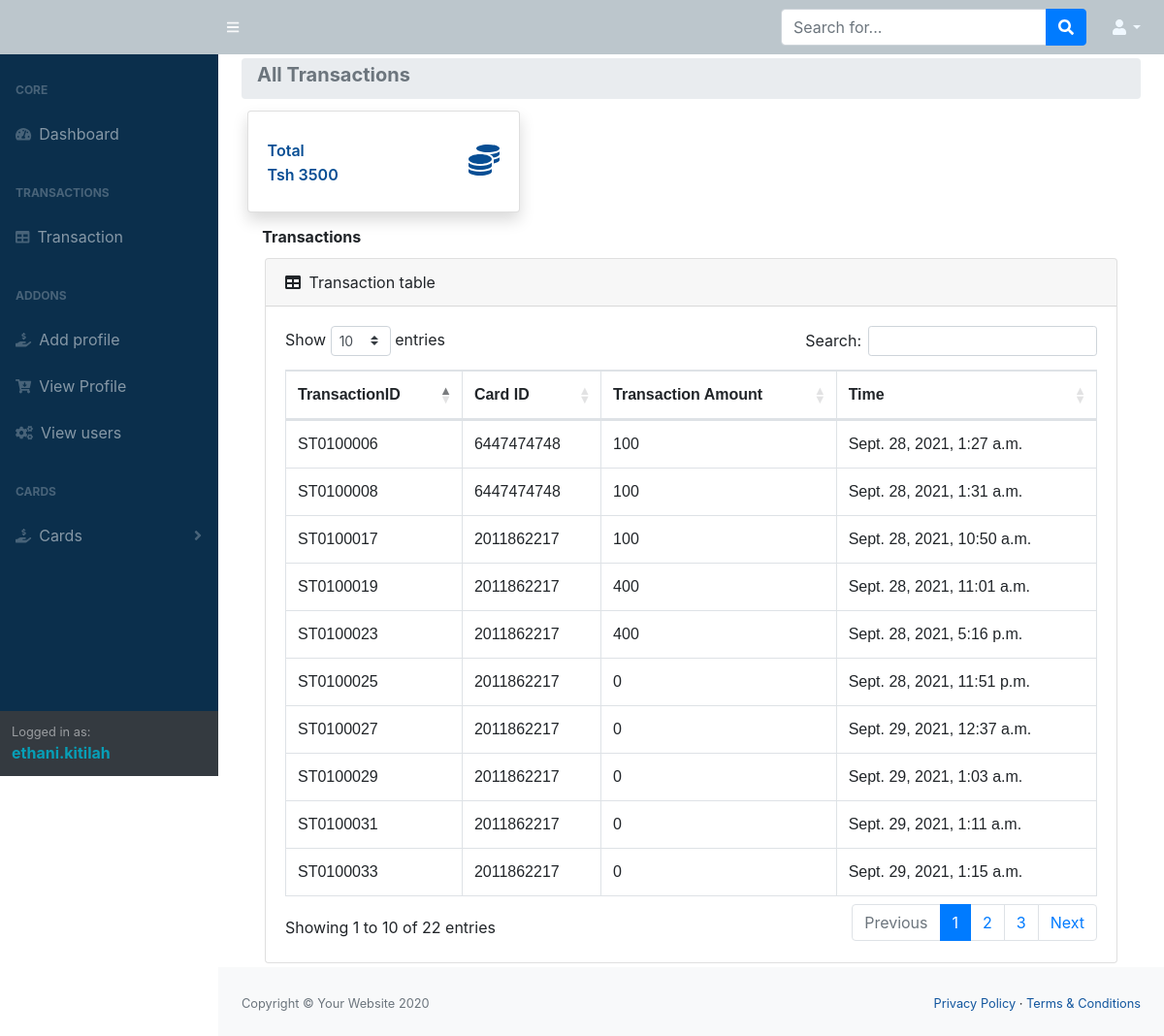
Page /station_transaction/out (signed in) on the committed database.
### IntergrationPoint/models.py (models this page shows, shortened)
class transactionDetail(models.Model):
    transaction = models.CharField(primary_key=True, max_length=10)
    UserID =models.CharField(max_length=50)
    balance = models.IntegerField()
    transactionAmount = models.IntegerField()
    station = models.ForeignKey(stationDetail, on_delete = models.RESTRICT)
    InOut = models.CharField(max_length=10)
    route_in = models.IntegerField(null=True, blank=True,)
    route_out = models.IntegerField(null=True, blank=True,)
    station_in = models.IntegerField(null=True, blank=True,)
    station_out = models.IntegerField(null=True, blank=True,)
    time = models.DateTimeField(auto_now_add=True)

### IntergrationPoint/views.py (the view)
# urls.py: path('station_transaction/<id>',views.stationTransaction, name="station_transaction"),
@login_required
def stationTransaction(request, id):
    try:
        if request.method == 'GET':
            Intrans, Outrans, totaltransactions = 0,0,0
            transaction_list = transactionDetail.objects.filter(InOut=id).order_by('-transaction')
            Intransactions = transactionDetail.objects.all().filter(InOut=id).values_list('transactionAmount', flat=True)
            for transaction in Intransactions:
                Intrans = Intrans + transaction
            stationid = stationDetail.objects.all().latest("station")
            statioName = stationDetail.objects.filter(station=stationid).values("stationName")
            statioName = statioName[0]["stationName"]
            transactions = {
                "transaction": transaction_list,
                "station":statioName,
                "intrans":Intrans
            }
            return render(request, 'htmlfiles/stationtransaction.html', transactions)
        else:
            pass
    except:
        return redirect('dashboard')

### IntergrationPoint/models.py (called while the page is built)
    def __str__(self):
        return self.station

### templates/htmlfiles/stationtransaction.html (shortened to what this page needs)
{% extends "./index.html" %}
{%load static%}
 {% block content %}
      <div class="container-fluid">
            <ol class="breadcrumb mb-1">
                <li class="breadcrumb-item active">
                <h5><b>All Transactions</b></h5>
                </li>
            </ol>
            <div class="row">
               <div class="col-xl-4 col-md-6 mb-2" > <a class="nav-link" href="">
                   <div class="card border-left-primary shadow h-100 py-2">
                       <div class="card-body" style="color: #084e94;">
                           <div class="row no-gutters align-items-center">
                               <div class="col mr-2">
                               <div class="text-xs font-weight-bold text-gray-800 mb-1">Total</div>
                               <div class="h6 mb-0 font-weight-bold text-gray-800">
                               Tsh {{intrans}}
                               </div>
                               </div>
                               <div class="col-auto">
                               <i class="fas fa-coins fa-2x text-gray-200"></i>
                               </div>
                           </div>
                       </div>
                   </div></a>
               </div>
           </div>
            <h6>&nbsp;&nbsp;&nbsp;&nbsp; <b> Transactions </b></h6>
                <div class="container-fluid">
                     <div class="card mb-1">
                        <div class="card-header">
                           <i class="fas fa-table mr-1"></i>
                           Transaction table
                        </div>
                        <div class="card-body">
                           <div class="table-responsive">
                              <table class="table table-bordered" id="dataTable" width="100%" cellspacing="0">
                                 <thead>
                                    <tr>
                                       <th>TransactionID</th>
                                       <th>Card ID</th>
                                       <th>Transaction Amount</th>
                                       <th>Time</th>
                                    </tr>
                                 </thead>
                                 <tbody id="myTable">
                                    {% for detail in transaction %}
                                    <tr>
                                       <td>{{detail.transaction}}</td>
                                       <td>{{detail.UserID}}</td>
                                       <td>{{detail.transactionAmount}}</td>
                                       <td>{{detail.time}}</td>
                                    </tr>
                                    {% endfor %}
                                 </tbody>
                              </table>
                           </div>
                        </div>
                     </div>
                  </div>
               </div>
       {% endblock %}

### templates/htmlfiles/navbar.html (shortened to what this page needs)
{% load static %}
<div id="layoutSidenav_nav">
            <nav class="sb-sidenav accordion sb-sidenav-dark" id="sidenavAccordion">
                    <div class="sb-sidenav-menu">
                        <div class="nav">
                            <div class="sb-sidenav-menu-heading">Core</div>
                            <a class="nav-link" href="/dashboard">
                                <div class="sb-nav-link-icon"><i class="fas fa-tachometer-alt"></i></div>
                                Dashboard
                            </a>
                            <div class="sb-sidenav-menu-heading">Transactions</div>
                            <a class="nav-link" href={% url 'TransactionPage' %}>
                                <div class="sb-nav-link-icon"><i class="fas fa-table"></i></div>
                                Transaction
                            <div class="sb-sidenav-menu-heading">Addons</div>
                            <a class="nav-link" href="/UserRegister">
                                <div class="sb-nav-link-icon"><i class="fas fa-hand-holding-usd" aria-hidden="true"></i></div>
                            Add profile
                            </a>
                            <a class="nav-link" href="#">
                                <div class="sb-nav-link-icon"><i class="fa fa-cart-arrow-down" aria-hidden="true"></i></div>
                            View Profile
                            </a>
                            <a class="nav-link" href="#">
                                <div class="sb-nav-link-icon"><i class="fa fa-cogs" aria-hidden="true"></i></div>
                           View users
                            </a>
                            <div class="sb-sidenav-menu-heading">Cards</div>
                            <a class="nav-link collapsed" href="#" data-toggle="collapse" data-target="#collapsePages" aria-expanded="false" aria-controls="collapsePages">
                                <div class="sb-nav-link-icon"><i class='fas fa-hand-holding-usd'></i></div>
                                Cards
                                <div class="sb-sidenav-collapse-arrow"><i class="fas fa-angle-down"></i></div>
                            </a>
                        </div>
                    </div>
                    <div class="sb-sidenav-footer">
                        <div class="small">Logged in as:</div>
                        <b style="color: #079fb7;">{{user.username}}</b>
                    </div>
                </nav>
        </div>

### rows in the picture
transactionDetail: transaction "ST0100033", UserID "2011862217", transactionAmount "0", time "Sept. 29, 2021, 1:15 a.m."
transactionDetail: transaction "ST0100031", UserID "2011862217", transactionAmount "0", time "Sept. 29, 2021, 1:11 a.m."
transactionDetail: transaction "ST0100029", UserID "2011862217", transactionAmount "0", time "Sept. 29, 2021, 1:03 a.m."
transactionDetail: transaction "ST0100027", UserID "2011862217", transactionAmount "0", time "Sept. 29, 2021, 12:37 a.m."
transactionDetail: transaction "ST0100025", UserID "2011862217", transactionAmount "0", time "Sept. 28, 2021, 11:51 p.m."
transactionDetail: transaction "ST0100023", UserID "2011862217", transactionAmount "400", time "Sept. 28, 2021, 5:16 p.m."
transactionDetail: transaction "ST0100019", UserID "2011862217", transactionAmount "400", time "Sept. 28, 2021, 11:01 a.m."
transactionDetail: transaction "ST0100017", UserID "2011862217", transactionAmount "100", time "Sept. 28, 2021, 10:50 a.m."
transactionDetail: transaction "ST0100008", UserID "6447474748", transactionAmount "100", time "Sept. 28, 2021, 1:31 a.m."
transactionDetail: transaction "ST0100006", UserID "6447474748", transactionAmount "100", time "Sept. 28, 2021, 1:27 a.m."

### other values in the picture
{{ user.username }} "ethani.kitilah"
{{ intrans }} "3500"
